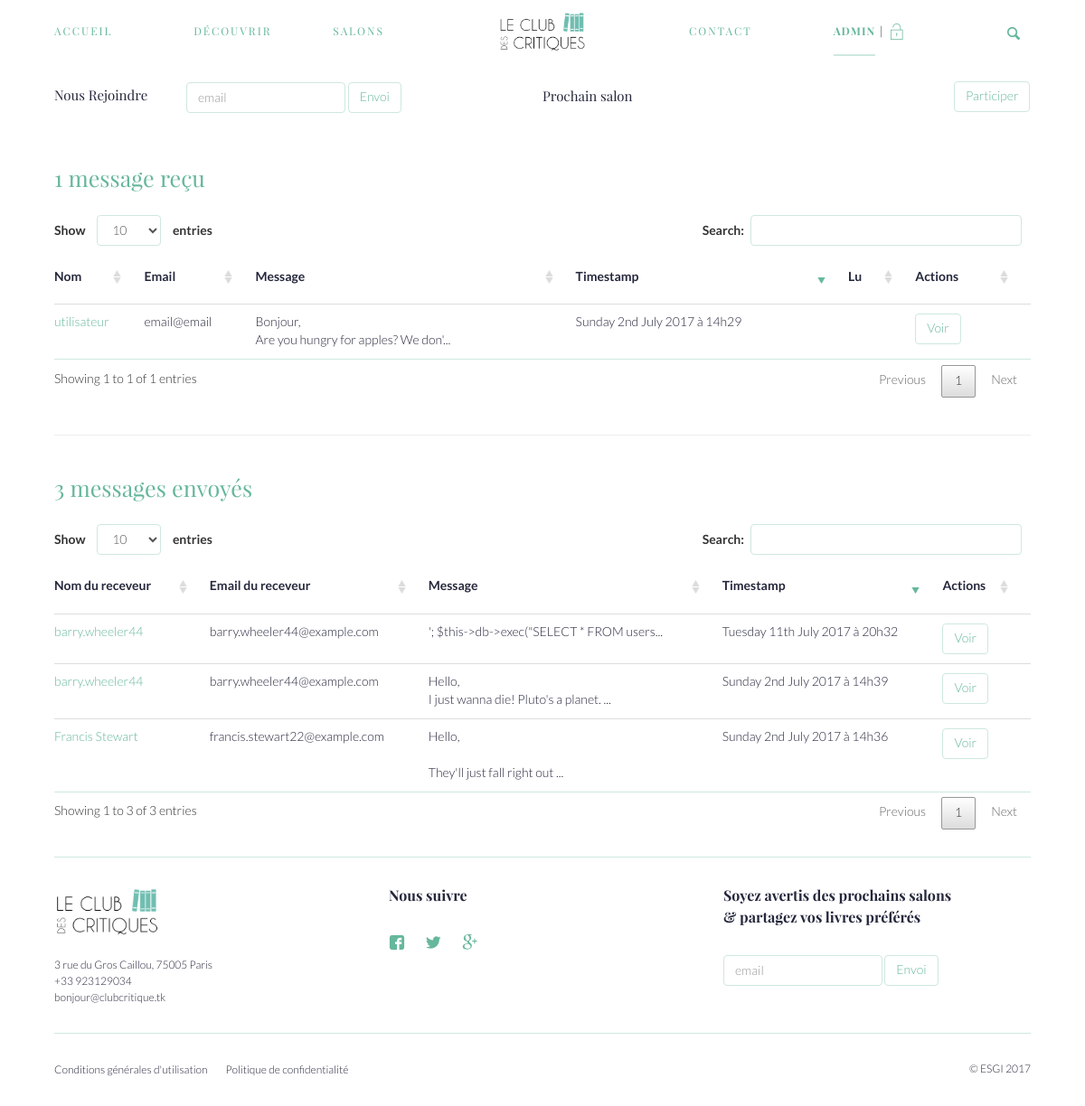
Screenshot of /user/1/messages (signed in) with the database file from the repository.
### tables this page shows
CREATE TABLE `users` (
  `id` int(11) NOT NULL,
  `username` varchar(255) NOT NULL DEFAULT 'utilisateur',
  `email` varchar(255) NOT NULL,
  `password` varchar(255) NOT NULL,
  `description` varchar(255) NOT NULL,
  `picture` varchar(255) NOT NULL DEFAULT '/view/assets/img/no-preview.png',
  `isAdmin` int(11) NOT NULL DEFAULT '0'
);

CREATE TABLE `private_messages` (
  `id` int(11) NOT NULL,
  `receiver_id` int(11) NOT NULL,
  `sender_id` int(11) NOT NULL,
  `sender_name` varchar(255) NOT NULL,
  `sender_email` varchar(255) NOT NULL,
  `msg_content` longtext NOT NULL,
  `unread` int(11) NOT NULL,
  `timestamp` timestamp NOT NULL DEFAULT CURRENT_TIMESTAMP
);

CREATE TABLE `custom_items` (
  `id` int(11) NOT NULL,
  `name` varchar(255) NOT NULL,
  `content` longtext NOT NULL,
  `is_footer_link` int(11) NOT NULL,
  `is_draft` int(11) NOT NULL
);

### model/autoloader.php (called while the page is built)
<?php
spl_autoload_register(function ($class) {
  if(file_exists( $_SERVER['DOCUMENT_ROOT'] . '/controller/facebook/' . $class . '.php')){
      return require( $_SERVER['DOCUMENT_ROOT'] . '/controller/facebook/' . $class . '.php');
  }else if(file_exists( $_SERVER['DOCUMENT_ROOT'] . '/model/facebook/' . $class . '.php')){
      return require( $_SERVER['DOCUMENT_ROOT'] . '/model/facebook/' . $class . '.php');
  }else if(file_exists( $_SERVER['DOCUMENT_ROOT'] . '/controller/' . $class . '.php')){
      return require( $_SERVER['DOCUMENT_ROOT'] . '/controller/' . $class . '.php');
  }else if(file_exists( $_SERVER['DOCUMENT_ROOT'] . '/model/' . $class . '.php')){
      return require( $_SERVER['DOCUMENT_ROOT'] . '/model/' . $class . '.php');
  }else if(file_exists( $_SERVER['DOCUMENT_ROOT'] . '/config/' . $class . '.php')){
      return require( $_SERVER['DOCUMENT_ROOT'] . '/config/' . $class . '.php');
  }
});

### model/Database.php (called while the page is built, shortened)
<?php
class Database{
  protected $db;
  public function __construct(){
    if(!$this->db){
      $this->db = new PDO('mysql:host='.DB_CONFIG::DB_HOST.';dbname='.DB_CONFIG::DB_NAME.'', DB_CONFIG::DB_UN, DB_CONFIG::DB_PWD);
      $this->db->setAttribute(PDO::ATTR_ERRMODE, PDO::ERRMODE_EXCEPTION);
    };
  }
  public function getPreparedStatement($action, $table, $data){
    if($action === "save"){
      $query = "INSERT INTO ";
      $query .= $table . " (";
      $i = 0; $count = count($data) - 1;
      for($u = 0; $u < 2; $u++){
        foreach ($data as $columnName => $value) {
          if($i !== 0 && $i !== $count+1){
            $query .= ", ";
          }
          if($u === 1){
            if($i === $count+1){
              $query .= ") VALUES (";
            }
            $query .= $columnName;
            if($i === ($count * 2)+1 ){
              $query .= ")";
            }
          }else{
            $query .= ltrim($columnName, ':');
          }
          $i++;
        }
      }
    }
    else if($action === "get"){
      $query = "SELECT * FROM ";
      $query .= $table . " WHERE ";
      $i = 0;
      foreach ($data as $columnName => $value) {
        if($i !== 0){
          $query .= " AND ";
        }
        $query .= ltrim($columnName, ':')." = ".$columnName;
        $i++;
      }
    }
    return $this->db->prepare($query);
  }
  public function get($table, $data){
    $this->sql = SELF::getPreparedStatement("get", $table, $data);
    $this->sql->execute($data);
    return $this->sql->fetch(PDO::FETCH_ASSOC);
  }
  public function getAllWhere($table, $data){
    $this->sql = SELF::getPreparedStatement("get", $table, $data);
    $this->sql->execute($data);
    return $this->sql->fetchAll(PDO::FETCH_ASSOC);
  }
  public function getCustomAll($req){
    $this->sql = $this->db->prepare($req);
    $this->sql->execute();
    return $this->sql->fetchAll(PDO::FETCH_ASSOC);
  }
  public function getCustom($req){
    $this->sql = $this->db->prepare($req);
    $this->sql->execute();
    return $this->sql->fetch(PDO::FETCH_ASSOC);
  }
}

### controller/User.php (called while the page is built, shortened)
<?php
class User{
  protected $db;
  public function __construct(){
    if(!$this->db){
      $this->db = new Database();
    }
  }
  public function getUserMessages($id){
    $request = "
      SELECT * FROM private_messages
      WHERE receiver_id = ".$id." ORDER BY unread DESC";
    return $this->db->getCustomAll($request);
  }
  public function getUserSentMessages($id){
   $request = "
      SELECT * FROM private_messages
      WHERE sender_id = ".$id." ORDER BY id DESC";
    return $this->db->getCustomAll($request);
  }
  public function get($id){
    return $this->db->get("users", [ ":id" => $id ]);
  }
}

### controller/Salons.php (called while the page is built, shortened)
<?php
class Salons{
  protected $db;
  public function __construct(){
    if(!$this->db){
      $this->db = new Database();
    }
  }
  public function getNextSalon(){
    $req1 = $this->db->getCustom("SELECT salons.* FROM salons WHERE running = 1");
    if($req1){
      return $req1;
    }else{
      return $this->db->getCustom("
        SELECT * FROM salons
        WHERE salons.date > NOW()
          AND work_isdeleted = 0
        ORDER BY salons.date ASC");
    }
  }
}

### controller/Page.php (called while the page is built, shortened)
<?php
class Page{
  protected $db;
  public function __construct(){
    if(!$this->db){
      $this->db = new Database();
    }
  }
  public function getOne($id){
    return $this->db->get("custom_items", [':id' => $id]);
  }
  public function getPages(){
    return $this->db->getAllWhere("custom_items", [':is_footer_link' => 1, ':is_draft' => 0]);
  }
}

### view/layout/user/message.php (the view, shortened to what this page needs)
<div class="user_messages">
<?php
  if(isset($_GET['msg_id'])){
    $msg = $user->getUserMessage($_GET['msg_id']);
?>
<div class="row">
  <div class="col-sm-6">
    <div class="form-group">
      <label for="sender_name">Nom</label>
      <input type="text" name="sender_name" id="sender_name" class="form-control" value="<?= $msg['sender_name']; ?>" readonly>
    </div>
    <div class="form-group">
      <label for="sender_email">Email</label>
      <input type="text" name="sender_email" id="sender_email" class="form-control" value="<?= $msg['sender_email']; ?>" readonly>
    </div>
    <div class="form-group">
      <label for="sender_timestamp">Date d'envoi</label>
      <input type="text" name="timestamp" id="sender_timestamp" class="form-control" value="<?= date( 'l jS F Y \à H\hi', strtotime( $msg['timestamp'] )); ?>" readonly>
    </div>
  </div>
  <div class="col-sm-6">
    <div class="form-group">
      <label for="msg_content">Contenu du message</label>
      <div style="height:186px;overflow:auto;" name="msg_content" id="msg_content" class="form-control" readonly><?= htmlspecialchars_decode(stripslashes($msg['msg_content'])); ?></div>
    </div>
  </div>
</div>
<?php
  if($msg['sender_id'] !== $curr_user['id']){
    echo '<br> <hr> <br> ';
?>
<h3 class="intermediate_title">Répondre</h3>
<form class="form" method="post" action="<?= $root;?>/processes/sendmessage">
  <div class="row">
    <div class="col-sm-6">
      <div class="form-group">
        <label for="sender_name">Nom</label>
        <input type="text" name="sender_name" id="sender_name" class="form-control" value="<?= $curr_user['username']; ?>">
      </div>
      <div class="form-group">
        <label for="sender_email">Email</label>
        <input type="text" name="sender_email" id="sender_email" class="form-control" value="<?= $curr_user['email']; ?>">
      </div>
    </div>
    <div class="col-sm-6">
      <div class="form-group">
        <label for="msg_content">Contenu du message</label>
        <textarea rows="5" name="msg_content" id="msg_content" class="form-control"></textarea>
      </div>
    </div>
  </div>
  <input type="hidden" name="prev_msg_id" value="<?= $msg['id']; ?>">
  <input type="hidden" name="userid" value="<?= $curr_user['id']; ?>">
  <input type="hidden" name="receiver_id" value="<?= $msg['sender_id']; ?>">
  <input type="hidden" name="timestamp" value="<?= date('Y-m-d H:i:s'); ?>">
  <div class="row">
    <div class="col-sm-12 align-right">
      <button class="btn btn-primary" type="submit">Répondre</button>
    </div>
  </div>
</form>
<?php
  }
?>
<?php
  }else{
  $messages = $user->getUserMessages($curr_user['id']);
  $messgaesCount = count($messages);
  $messagesSent = $user->getUserSentMessages($curr_user['id']);
  $messgaesSentCount = count($messagesSent);
if($messgaesCount > 0 || $messgaesSentCount > 0){
  if($messgaesCount > 0){
?>
<div class="row">
  <div class="col-sm-8">
    <h1 class="intermediate_title">
      <?= $messgaesCount; ?> message<?= ($messgaesCount > 1) ? 's' : ''; ?> reçu<?= ($messgaesCount > 1) ? 's' : ''; ?>
    </h1>
  </div>
</div>
<div class="table-responsive">
  <table class="table data-table">
    <thead>
      <tr>
        <th>
          Nom
        </th>
        <th>
          Email
        </th>
        <th>
          Message
        </th>
        <th>
          Timestamp
        </th>
        <th>
          Lu
        </th>
        <th>
          Actions
        </th>
      </tr>
    </thead>
    <tbody>
    <?php
      foreach ($messages as $key => $msg) {
    ?>
      <tr>
        <td>
          <?= isset($msg['sender_name']) ? '<a href="'.$root.'/user/'.$msg['sender_id'].'">'.$msg['sender_name'].'</a>' : ''; ?>
        </td>
        <td>
          <?= isset($msg['sender_email']) ? $msg['sender_email'] : ''; ?>
        </td>
        <td>
          <?= isset($msg['msg_content']) ? substr($msg['msg_content'], 0, 50).'...' : ''; ?>
        </td>
        <td>
          <?= isset($msg['timestamp']) ? '<span style="display:none;">'.strtotime( $msg['timestamp'] ).'</span>'.date( 'l jS F Y \à H\hi', strtotime( $msg['timestamp'] )) : ''; ?>
        </td>
        <td>
        </td>
        <td>
          <a href="<?= $root;?>/user/<?= $curr_user['id']; ?>/messages/<?= $msg['id']; ?>" class="btn btn-primary">Voir</a>
        </td>
      </tr>
    <?php
      }
    ?>
    </tbody>
  </table>
</div>
<?php
}
if($messgaesSentCount > 0){
    if($messgaesCount > 0){
      echo '<br> <hr> <br> ';
    }
?>
<div class="row">
  <div class="col-sm-8">
    <h1 class="intermediate_title">
      <?= $messgaesSentCount; ?> message<?= ($messgaesSentCount > 1) ? 's' : ''; ?> envoyé<?= ($messgaesSentCount > 1) ? 's' : ''; ?>
    </h1>
  </div>
</div>
<div class="table-responsive">
  <table class="table data-table">
    <thead>
      <tr>
        <th>
          Nom du receveur
        </th>
        <th>
          Email du receveur
        </th>
        <th>
          Message
        </th>
        <th>
          Timestamp
        </th>
        <th>
          Actions
        </th>
      </tr>
    </thead>
    <tbody>
    <?php
      foreach ($messagesSent as $key => $msg) {
        $receiver = $user->get($msg['receiver_id']);
    ?>
      <tr>
        <td>
          <?= isset($msg['receiver_id']) ? '<a href="'.$root.'/user/'.$receiver['id'].'">'.$receiver['username'].'</a>' : ''; ?>
        </td>
        <td>
          <?= isset($receiver['email']) ? $receiver['email'] : ''; ?>
        </td>
        <td>
          <?= isset($msg['msg_content']) ? substr($msg['msg_content'], 0, 50).'...' : ''; ?>
        </td>
        <td>
          <?= isset($msg['timestamp']) ? '<span style="display:none;">'.strtotime( $msg['timestamp'] ).'</span>'.date( 'l jS F Y \à H\hi', strtotime( $msg['timestamp'] )) : ''; ?>
        </td>
        <td>
          <a href="<?= $root;?>/user/<?= $curr_user['id']; ?>/messages/<?= $msg['id']; ?>" class="btn btn-primary">Voir</a>
        </td>
      </tr>
    <?php
      }
    ?>
    </tbody>
  </table>
</div>
<?php
  }
}else{
  echo '<h1 class="intermediate_title">Aucun message</h1> <p>Vous pouvez contacter d\'autres utilisateurs en visitant leurs profils.</p>';
}
}
?>
</div>

### view/layout/includes/nav.php (shortened to what this page needs)
<nav id="main-nav" class="nav">
    <div class="col-md-2 nav_center">
        <a href="<?= $root; ?>/home"><img src="<?= $root; ?>/view/assets/img/logo.png" /></a>
    </div>
    <div class="responsiveListLinks row">
        <div class="col-md-5 col-sm-12 nav_left">
            <ul class="row">
                <li class="col-md-4 col-sm-12">
                    <a href="<?= $root; ?>/home" <?= (!isset($_GET['cat']) && $_GET["p"] === "home") ? 'class="active"' : ''; ?>>Accueil</a>
                </li>
                <li class="col-md-4 col-sm-12">
                    <a href="<?= $root; ?>/discover" <?= (!isset($_GET['cat']) && $_GET["p"] === "discover") ? 'class="active"' : ''; ?>>Découvrir</a>
                </li>
                <li class="col-md-4 col-sm-12">
                    <a href="<?= $root; ?>/salons" <?= (!isset($_GET['cat']) && $_GET["p"] === "salons") ? 'class="active"' : ''; ?>>Salons</a>
                </li>
            </ul>
        </div>
        <div class="col-md-5 col-sm-12 nav_right col-md-offset-2">
            <ul class="row">
                <li class="col-md-4 col-sm-12">
                    <a href="<?= $root; ?>/contact" <?= (!isset($_GET['cat']) && $_GET["p"] === "contact") ? 'class="active"' : ''; ?>>Contact</a>
                </li>
                <li class="col-md-6 col-sm-12 dropdown align-center">
                <?php
                    if(!isset($_SESSION['loggedin'])){
                ?>
                    <a href="<?= $root.'/login'?>" <?= ($_GET["p"] === "login") ? 'class="active"' : ''; ?>>Compte</a>
                <?php
                    }else{
                ?>
                    <a href="<?= $root.'/user/'.$curr_user['id']; ?>" <?= ($_GET["p"] === "user" && $_GET['id'] === $curr_user['id']) ? 'class="active"' : ''; ?>> <?= $curr_user['username']; ?></a>
                    | <a href="<?= $root; ?>/processes/logout" class="logout icon-locker-streamline-unlock"></a>
                <?php
                    }
                ?>
                </li>
            </ul>
        </div>
    </div>
    <a href="#" id="searchbar" class="<?= (isset($_GET['p']) && $_GET['p'] === 'search') ? 'icon-x' : 'icon-search'; ?>"></a>
</nav>
<nav id="secondary-nav" class="nav">
    <div class="nav_left">
        <h2 class="small_title">Nous Rejoindre</h2>
        <form class="form-inline" action="<?= $root; ?>/processes/newuser" method="post">
            <input class="form-control" name="email" type="text" placeholder="email">
            <button type="submit" class="btn btn-primary sm">Envoi</button>
        </form>
    </div>
    <div class="nav_right">
        <h2 class="small_title">Prochain salon</h2>
            <?php
                $nextSalon = $salons->getNextSalon();
                ?>
        <a class="btn btn-primary" href="<?= $root; ?>/salons/<?= $nextSalon['id']; ?>">Participer</a>
    </div>
</nav>

### view/layout/includes/footer.php
<footer class="footer">
  <div class="top">
    <div class="row">
      <div class="col-md-4 col-sm-12 identity">
        <img src="<?= $root; ?>/view/assets/img/logo.png">
        <?php $footer = $pages->getOne(4); ?>
        <?= ($footer['content']) ? html_entity_decode($footer['content']) : ''?>
      </div>
      <div class="col-md-4 col-sm-12 follow">
        <h4 class="footer_title">Nous suivre</h4>
        <?php $footer = $pages->getOne(3); ?>
        <?= ($footer['content']) ? html_entity_decode($footer['content']) : ''?>
      </div>
      <div class="col-md-4 col-sm-12 newsletter">
        <h4 class="footer_title">Soyez avertis des prochains salons <br>&amp; partagez vos livres préférés</h4>
        <form class="form-inline" action="<?= $root; ?>/processes/newuser" method="post">
            <input class="form-control" type="text" name="email" placeholder="email">
            <button type="submit" class="btn btn-primary sm">Envoi</button>
        </form>
      </div>
    </div>
  </div>
  <nav class="bottom">
    <div class="row">
      <ul class="col-md-8 col-sm-12">
        <?php
          $footer_links = $pages->getPages();
          foreach ($footer_links as $key => $link) {
            echo '<li><a href="'.$root.'/page/'.$link['id'].'">'.$link['name'].'</a></li>';
          }
        ?>
      </ul>
      <div class="col-md-4 col-sm-12">
        &copy; ESGI 2017
      </div>
    </div>
  </nav>
</footer>
</body>
</html>

### rows the page displays
users: username "ADMIN"
private_messages: sender_name "utilisateur", sender_email "email@email", msg_content "Bonjour, Are you hungry for apples? We don'", timestamp "Sunday 2nd July 2017 à 14h29"
private_messages: users.username "barry.wheeler44", users.email "barry.wheeler44@example.com", msg_content "'; $this->db->exec(\"SELECT * FROM users", timestamp "Tuesday 11th July 2017 à 20h32"
private_messages: users.username "barry.wheeler44", users.email "barry.wheeler44@example.com", msg_content "Hello, I just wanna die! Pluto's a planet.", timestamp "Sunday 2nd July 2017 à 14h39"
private_messages: users.username "Francis Stewart", users.email "francis.stewart22@example.com", msg_content "Hello, They'll just fall right out", timestamp "Sunday 2nd July 2017 à 14h36"
custom_items: content "3 rue du Gros Caillou, 75005 Paris +33 923129034 bonjour@clubcritique.tk"
custom_items: name "Conditions générales d'utilisation"
custom_items: name "Politique de confidentialité"

### other values shown
$messgaesCount "1"
$messgaesSentCount "3"
